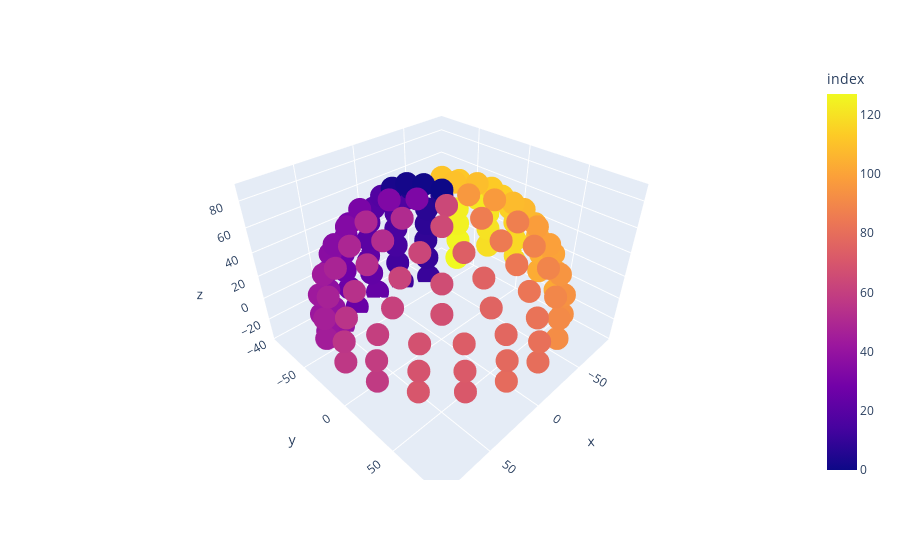

Notebook code cell kept with this figure:
### Code cell
px.scatter_3d(df, 'x','y','z',df.index)

### Figure 1 — Plotly figure (JSON) as saved in the notebook; plotly's stock layout.template omitted (floating-point values rounded to 4 significant figures)
{"data": [{"hovertemplate": "x=%{x}<br>y=%{y}<br>z=%{z}<br>index=%{marker.color}<extra></extra>", "legendgroup": "", "marker": {"color": [0, 1, 2, 3, 4, 5, 6, 7, 8, 9, 10, 11, 12, 13, 14, 15, 16, 17, 18, 19, 20, 21, 22, 23, 24, 25, 26, 27, 28, 29, 30, 31, 32, 33, 34, 35, 36, 37, 38, 39, 40, 41, 42, 43, 44, 45, 46, 47, 48, 49, 50, 51, 52, 53, 54, 55, 56, 57, 58, 59, 60, 61, 62, 63, 64, 65, 66, 67, 68, 69, 70, 71, 72, 73, 74, 75, 76, 77, 78, 79, 80, 81, 82, 83, 84, 85, 86, 87, 88, 89, 90, 91, 92, 93, 94, 95, 96, 97, 98, 99, 100, 101, 102, 103, 104, 105, 106, 107, 108, 109, 110, 111, 112, 113, 114, 115, 116, 117, 118, 119, 120, 121, 122, 123, 124, 125, 126, 127], "coloraxis": "coloraxis", "symbol": "circle"}, "mode": "markers", "name": "", "scene": "scene", "showlegend": false, "type": "scatter3d", "x": [0, 0, 0, 0, -24, -45, -52, -48, -51, -51, -50, -47, -25, -26, -27, -27, -25, -28, 0, 0, 0, 0, 0, 0, 0, 25, 26, 27, 27, 25, 28, 24, 17, 24, 45, 52, 48, 51, 51, 50, 47, 69, 71, 70, 66, 83, 82, 78, 68, 58, 43, 34, 50, 63, 74, 82, 86, 87, 83, 82, 78, 68, 58, 43, 10, 24, 45, 52, 66, 70, 71, 51, 51, 48, 25, 24, 28, 25, 27, 27, 0, 0, 0, 0, 0, 0, 0, -25, -24, -28, -25, -27, -27, -51, -51, -48, -10, -24, -45, -52, -66, -70, -71, -83, -82, -78, -68, -58, -43, -34, -17, -24, -43, -50, -63, -74, -82, -86, -87, -83, -82, -78, -68, -58, -66, -70, -71, -69], "y": [0, -17, -34, -50, -58, -45, -52, -66, -70, -71, -69, -64, -75, -81, -83, -82, -78, -68, -63, -74, -82, -86, -87, -85, -79, -75, -81, -83, -82, -78, -68, -58, -5, -24, -45, -52, -66, -70, -71, -69, -64, -50, -51, -51, -48, -27, -27, -25, -28, -24, -25, 0, 0, 0, 0, 0, 0, 0, 27, 27, 25, 28, 24, 25, 14, 24, 45, 52, 48, 51, 51, 71, 70, 66, 43, 58, 68, 78, 82, 83, 87, 86, 82, 74, 63, 50, 34, 43, 58, 68, 78, 82, 83, 71, 70, 66, 14, 24, 45, 52, 48, 51, 51, 27, 27, 25, 28, 24, 25, 0, -5, -24, -25, 0, 0, 0, 0, 0, 0, -27, -27, -25, -28, -24, -48, -51, -51, -50], "z": [88, 86, 81, 72, 61, 61, 47, 31, 14, -3, -20, -37, -37, -20, -3, 14, 31, 47, 61, 47, 31, 14, -3, -20, -37, -37, -20, -3, 14, 31, 47, 61, 86, 81, 61, 47, 31, 14, -3, -20, -37, -20, -3, 14, 31, -3, 14, 31, 47, 61, 72, 81, 72, 61, 47, 31, 14, -3, -3, 14, 31, 47, 61, 72, 86, 81, 61, 47, 31, 14, -3, -3, 14, 31, 72, 61, 47, 31, 14, -3, -3, 14, 31, 47, 61, 72, 81, 72, 61, 47, 31, 14, -3, -3, 14, 31, 86, 81, 61, 47, 31, 14, -3, -3, 14, 31, 47, 61, 72, 81, 86, 81, 72, 72, 61, 47, 31, 14, -3, -3, 14, 31, 47, 61, 31, 14, -3, -20]}], "layout": {"coloraxis": {"colorbar": {"title": {"text": "index"}}, "colorscale": [[0, "#0d0887"], [0.1111, "#46039f"], [0.2222, "#7201a8"], [0.3333, "#9c179e"], [0.4444, "#bd3786"], [0.5556, "#d8576b"], [0.6667, "#ed7953"], [0.7778, "#fb9f3a"], [0.8889, "#fdca26"], [1, "#f0f921"]]}, "legend": {"tracegroupgap": 0}, "margin": {"t": 60}, "scene": {"domain": {"x": [0, 1], "y": [0, 1]}, "xaxis": {"title": {"text": "x"}}, "yaxis": {"title": {"text": "y"}}, "zaxis": {"title": {"text": "z"}}}}}
